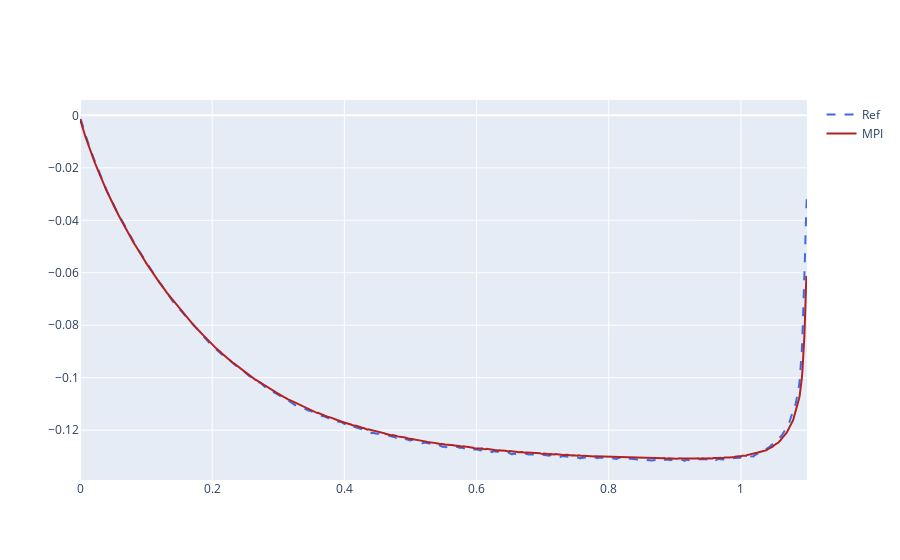

Source (notebook cell):
### Code cell
fig = go.Figure()
fig.add_trace(go.Scatter(x=time2, y=vel2, name="Ref", line = dict(color="royalblue", dash='dash')))
fig.add_trace(go.Scatter(x=time4, y=vel4, name="MPI", line = dict(color="firebrick")))

### Figure 1 — Plotly figure (JSON) as saved in the notebook; plotly's stock layout.template omitted (floating-point values rounded to 4 significant figures; data arrays with more than 128 entries replaced by an {"elided": "..."} marker saying what was removed)
{"data": [{"line": {"color": "royalblue", "dash": "dash"}, "name": "Ref", "type": "scatter", "x": {"elided": "1100 float values"}, "y": {"elided": "1100 float values"}}, {"line": {"color": "firebrick"}, "name": "MPI", "type": "scatter", "x": {"elided": "1100 float values"}, "y": {"elided": "1100 float values"}}], "layout": {}}
